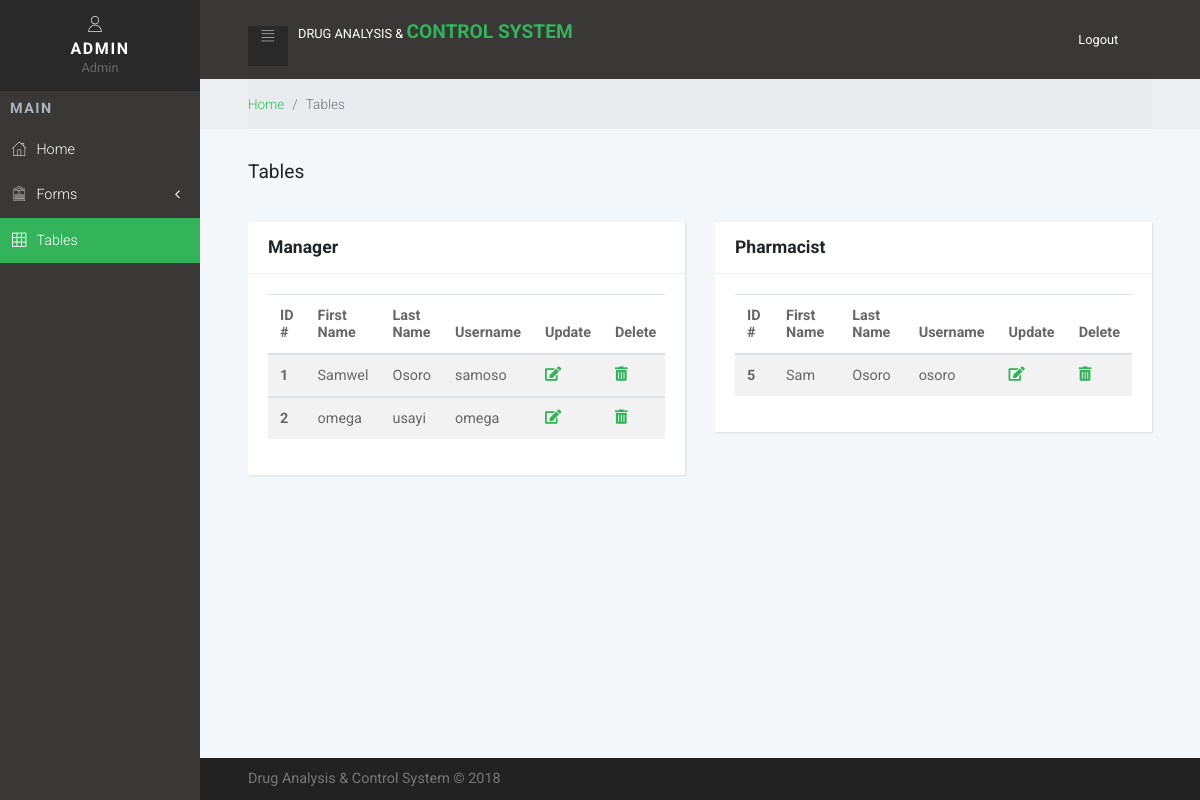
Screenshot of /old/tables.php (signed in) with the database file from the repository.
### tables this page shows
CREATE TABLE `manager` (
  `manager_id` tinyint(5) NOT NULL,
  `first_name` varchar(15) NOT NULL,
  `last_name` varchar(15) NOT NULL,
  `staff_id` varchar(10) NOT NULL,
  `postal_address` varchar(20) NOT NULL,
  `phone` varchar(12) NOT NULL,
  `email` varchar(20) NOT NULL,
  `username` varchar(10) NOT NULL,
  `password` varchar(10) NOT NULL,
  `date` datetime NOT NULL
);

CREATE TABLE `pharmacist` (
  `pharmacist_id` tinyint(5) NOT NULL,
  `first_name` varchar(15) NOT NULL,
  `last_name` varchar(15) NOT NULL,
  `staff_id` varchar(10) NOT NULL,
  `postal_address` varchar(20) NOT NULL,
  `phone` varchar(12) NOT NULL,
  `email` varchar(20) NOT NULL,
  `username` varchar(10) NOT NULL,
  `password` varchar(10) NOT NULL,
  `date` datetime NOT NULL
);

### old/tables.php (the view, shortened to what this page needs)
<?php
if(isset($_SESSION['username'])){
$user=$_SESSION['username'];
}else{
header("location:http://".$_SERVER['HTTP_HOST'].dirname($_SERVER['PHP_SELF'])."/index.php");
exit();
}
?>
<!DOCTYPE html>
<html>
  <head>
    <link rel="stylesheet" href="vendor/bootstrap/css/bootstrap.min.css">
    <link rel="stylesheet" href="vendor/font-awesome/css/font-awesome.min.css">
    <link rel="stylesheet" href="https://use.fontawesome.com/releases/v5.3.1/css/all.css">
    <link rel="stylesheet" href="css/fontastic.css">
    <link rel="stylesheet" href="css/grasp_mobile_progress_circle-1.0.0.min.css">
    <link rel="stylesheet" href="vendor/malihu-custom-scrollbar-plugin/jquery.mCustomScrollbar.css">
    <link rel="stylesheet" href="css/style.default.css" id="theme-stylesheet">
    <link rel="stylesheet" href="css/custom.css">
  </head>
  <body>
    <nav class="side-navbar">
      <div class="side-navbar-wrapper">
        <div class="sidenav-header d-flex align-items-center justify-content-center">
          <div class="sidenav-header-inner text-center"><i class="icon-user"></i>
            <h2 class="h5"><?php echo $user;?></h2><span>Admin</span>
          </div>
        </div>
        <div class="main-menu">
          <h5 class="sidenav-heading">Main</h5>
          <ul id="side-main-menu" class="side-menu list-unstyled">
            <li><a href="admin.php"> <i class="icon-home"></i>Home                             </a></li>
            <li><a href="#exampledropdownDropdown" aria-expanded="false" data-toggle="collapse"> <i class="icon-form"></i>Forms </a>
            </li>
            <li class="active"><a href="tables.php"> <i class="icon-grid"></i>Tables                             </a></li>
          </ul>
        </div>
      </div>
    </nav>
    <div class="page">
      <header class="header">
        <nav class="navbar">
          <div class="container-fluid">
            <div class="navbar-holder d-flex align-items-center justify-content-between">
              <div class="navbar-header"><a id="toggle-btn" href="#" class="menu-btn"><i class="icon-bars"> </i></a><a href="admin.html" class="navbar-brand">
                  <div class="brand-text d-none d-md-inline-block"><span>Drug Analysis</span>&nbsp&&nbsp<strong class="text-primary">Control System</strong></div></a></div>
              <ul class="nav-menu list-unstyled d-flex flex-md-row align-items-md-center">
                <li class="nav-item"><a href="logout.php" class="nav-link logout"> <span class="d-none d-sm-inline-block">Logout</span><i class="fa fa-sign-out"></i></a></li>
              </ul>
            </div>
          </div>
        </nav>
      </header>
      <div class="breadcrumb-holder">
        <div class="container-fluid">
          <ul class="breadcrumb">
            <li class="breadcrumb-item"><a href="admin.php">Home</a></li>
            <li class="breadcrumb-item active">Tables       </li>
          </ul>
        </div>
      </div>
      <section>
        <div class="container-fluid">
          <header>
            <h1 class="h3 display">Tables            </h1>
          </header>
          <div class="row">
            <div class="col-lg-6">
              <div class="card">
                <div class="card-header">
                  <h4>Manager</h4>
                </div>
                <div class="card-body">
                  <div class="table-responsive">
                    <?php
                    $result = mysql_query("SELECT * FROM manager") or die(mysql_error());
                    echo '<table class="table table-striped table-hover">';
                      echo "<thead>
                        <tr>
                          <th>ID #</th>
                          <th>First Name</th>
                          <th>Last Name</th>
                          <th>Username</th>
                          <th>Update</th>
                          <th>Delete</th>
                        </tr>
                      </thead>";
                      while ($row = mysql_fetch_array($result)) {
                      echo "<tbody>";
                        echo "<tr>";
                          echo '<th scope="row">' . $row['manager_id'] . '</th>';
                          echo '<td>' .$row['first_name']. '</td>';
                          echo '<td>' .$row['last_name']. '</td>';
                          echo '<td>' .$row['username']. '</td>';
                          ?>
                          <td><a href="update_manager.php?manager_id=<?php echo $row['manager_id'];?>"><i class="fas fa-edit"></i></a></td>
                          <td><a href="delete_manager.php?manager_id=<?php echo $row['manager_id'];?>"><i class="fas fa-trash-alt"></i></a></td>
                        </tr>
                      </tbody>
                      <?php
                      }
                    echo "</table>";
                    ?>
                  </div>
                </div>
              </div>
            </div>
            <div class="col-lg-6">
              <div class="card">
                <div class="card-header">
                  <h4>Pharmacist</h4>
                </div>
                <div class="card-body">
                  <div class="table-responsive">
                    <?php
                    $result = mysql_query("SELECT * FROM pharmacist") or die(mysql_error());
                    echo '<table class="table table-striped table-hover">';
                      echo "<thead>
                        <tr>
                          <th>ID #</th>
                          <th>First Name</th>
                          <th>Last Name</th>
                          <th>Username</th>
                          <th>Update</th>
                          <th>Delete</th>
                        </tr>
                      </thead>";
                      while ($row = mysql_fetch_array($result)) {
                      echo "<tbody>";
                        echo "<tr>";
                          echo '<th scope="row">' . $row['pharmacist_id'] . '</th>';
                          echo '<td>' .$row['first_name']. '</td>';
                          echo '<td>' .$row['last_name']. '</td>';
                          echo '<td>' .$row['username']. '</td>';
                          ?>
                          <td><a href="update_pharmacist.php?pharmacist_id=<?php echo $row['pharmacist_id'];?>"><i class="fas fa-edit"></i></a></td>
                          <td><a href="delete_pharmacist.php?pharmacist_id=<?php echo $row['pharmacist_id'];?>"><i class="fas fa-trash-alt"></i></a></td>
                        </tr>
                      </tbody>
                      <?php
                      }
                    echo "</table>";
                    ?>
                  </div>
                </div>
              </div>
            </div>
          </div>
        </div>
      </section>
      <footer class="main-footer">
        <div class="container-fluid">
          <div class="row">
            <div class="col-sm-6">
              <p>Drug Analysis & Control System &copy; 2018</p>
            </div>
          </div>
        </div>
      </footer>
    </div>
  </body>
</html>

### css/style.default.css (style rules this page uses)
a { display: inline-block; text-decoration: none; color: #fff; }
body { overflow-x: hidden; }
i { display: inline-block; }
span { display: inline-block; }
i[class*='icon-'] { -webkit-transform: translateY(4px); transform: translateY(4px); }
table { font-size: 0.9em; color: #666; }
.page { position: absolute; top: 0; right: 0; -webkit-transition: width 0.3s linear; transition: width 0.3s linear; width: calc(100% - 200px); background-color: #F4F7FA; min-height: 100vh; padding-bottom: 50px; }
h2 { color: #555; font-weight: 400; }
.breadcrumb-holder { background: #eceeef; }
.breadcrumb-holder .breadcrumb { padding: 15px 0; font-size: 0.85em; font-weight: 300; color: #999; margin-bottom: 0; }
.card { margin-bottom: 30px; -webkit-box-shadow: 1px 1px 2px rgba(0, 0, 0, 0.1); box-shadow: 1px 1px 2px rgba(0, 0, 0, 0.1); }
.card-header h1, .card-header h2, .card-header h3, .card-header h4, .card-header h5, .card-header h6 { margin-bottom: 0; }
.display { font-weight: 400 !important; }
section header { padding-top: 2rem; padding-bottom: 2rem; }
@media (min-width: 768px) { .container-fluid { padding: 0 3rem; } }
nav.navbar { background: #393836; padding: .8rem 0; }
nav.navbar .container-fluid { width: 100%; }
nav.navbar .navbar-holder { width: 100%; }
nav.navbar a { font-size: .8rem; color: #fff; position: relative; }
nav.navbar a.logout i { margin-left: 5px; }
nav.navbar a.navbar-brand { margin-left: 10px; }
nav.navbar .brand-text { text-transform: uppercase; }
nav.navbar .brand-text strong { font-size: 1.5em; }
nav.navbar .nav-menu { margin-bottom: 0; }
nav.navbar a.menu-btn { width: 40px; height: 40px; line-height: 40px; background: #292929; color: #fff; text-align: center; padding: 0 !important; }
nav.navbar a.menu-btn i[class*='icon-'] { -webkit-transform: translateY(4px); transform: translateY(4px); }
.side-navbar { position: fixed; top: 0; left: 0; width: 200px; height: 100%; width: 200px; text-align: left; background: #393836; color: #fff; z-index: 999; overflow-y: auto; -webkit-transition: all 0.3s; transition: all 0.3s; }
.side-navbar li { position: relative; }
.side-navbar li a { position: relative; font-size: .9rem; font-weight: 300; color: #fff; text-decoration: none; width: 100%; padding: 12px; }
.side-navbar li a[data-toggle="collapse"]::before { content: '\f104'; display: inline-block; -webkit-transform: translateY(-50%); transform: translateY(-50%); font-family: 'FontAwesome'; position: absolute; top: 50%; right: 20px; }
.side-navbar li.active > a { background: #33b35a; }
.side-navbar .sidenav-header { background: #292929; padding: 14px; margin-bottom: 10px; }
.side-navbar .sidenav-header span { font-size: 0.8em; color: #666; }
.side-navbar .sidenav-header h2 { margin: 10px 0 0; text-transform: uppercase; letter-spacing: .1em; }
.side-navbar .sidenav-heading { font-weight: 700; color: #adb5bd; font-size: .9rem; text-transform: uppercase; letter-spacing: .1em; margin-left: 10px; margin-top: 10px; margin-bottom: 10px; }
.side-navbar i[class*='icon-'] { -webkit-transform: translateY(2px); transform: translateY(2px); }
.side-navbar span { display: inline-block; }
.side-navbar i { font-size: inherit; margin-right: 10px; }
footer.main-footer { position: absolute; width: 100%; bottom: 0; background: #222; padding: 10px 0; }
footer.main-footer p { font-size: 0.7em; color: #777; margin: 0; }
@media (min-width: 768px) { footer.main-footer p { font-size: 0.9em; } }
.navbar { padding: 0.5rem 1rem; }
.navbar-brand { display: inline-block; padding-top: 0.3125rem; padding-bottom: 0.3125rem; margin-right: 1rem; font-size: 1.25rem; }
body { font-family: "Roboto", sans-serif; font-size: 1rem; font-weight: 400; line-height: 1.5; color: #212529; background-color: #fff; }
a { color: #33b35a; text-decoration: none; }
h1, h2, h3, h4, h5, h6, .h1, .h2, .h3, .h4, .h5, .h6 { margin-bottom: 0.5rem; font-family: inherit; font-weight: 700; line-height: 1.1; color: inherit; }
h1, .h1 { font-size: 1.5rem; }
h2, .h2 { font-size: 1.3rem; }
h3, .h3 { font-size: 1.2rem; }
h4, .h4 { font-size: 1.1rem; }
h5, .h5 { font-size: 1rem; }
.text-primary { color: #33b35a !important; }
.nav-link { padding: 0.5rem 1rem; }
.card { background-color: #fff; border: 0 solid #eee; border-radius: 0; }
.card-body { padding: 1.25rem; }
.card-header { padding: 1rem 1.25rem; background-color: #fff; border-bottom: 1px solid #eee; }
.card-header:first-child { border-radius: 0 0 0 0; }

### rows the page displays
manager: manager_id "1", first_name "Samwel", last_name "Osoro", username "samoso"
manager: manager_id "2", first_name "omega", last_name "usayi", username "omega"
pharmacist: pharmacist_id "5", first_name "Sam", last_name "Osoro", username "osoro"

### other values shown
$user "ADMIN"
